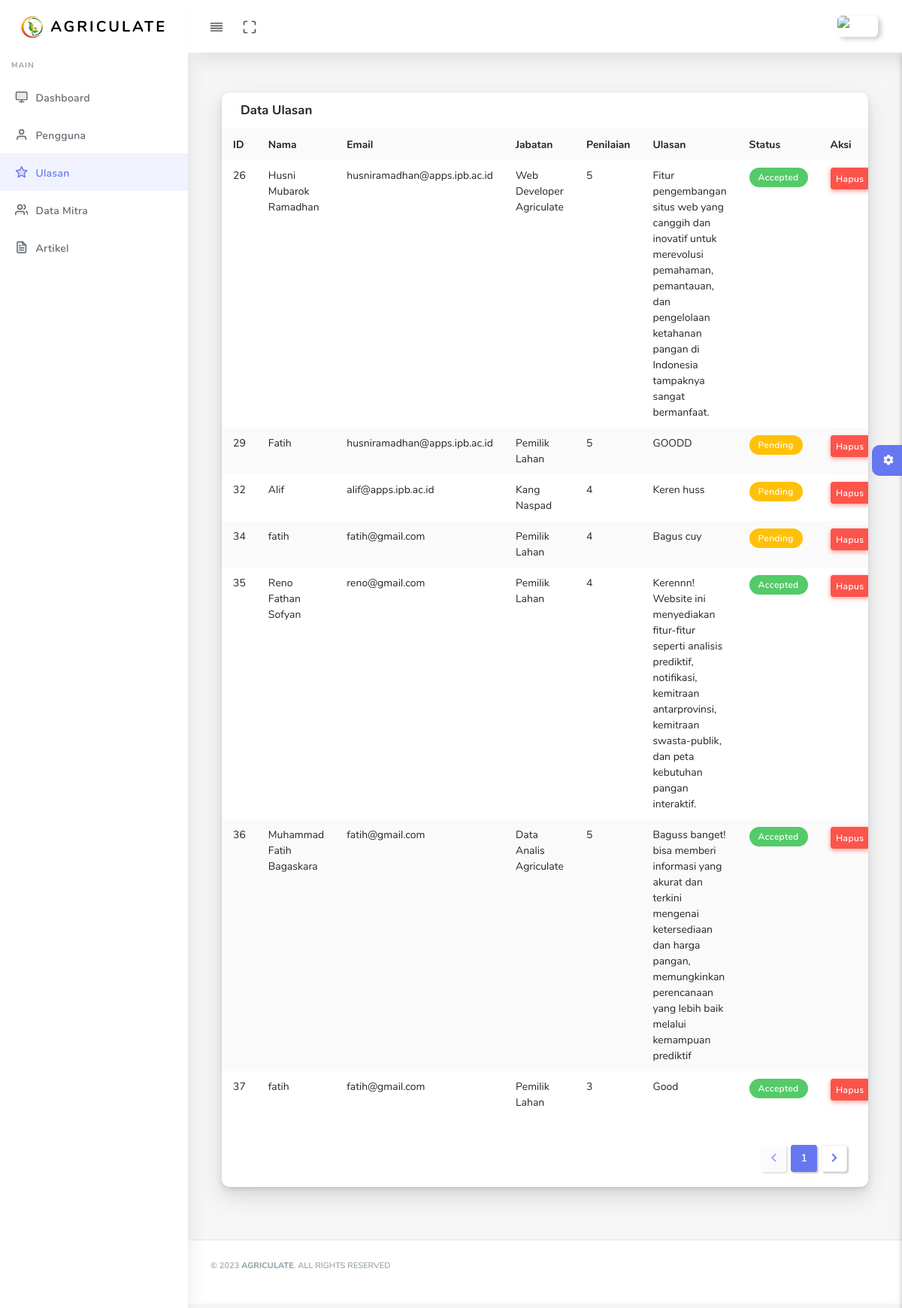
/admin/ulasan.php (signed in), run on the app's committed database.
### tables this page shows
CREATE TABLE `testimonials` (
  `id` int(11) NOT NULL,
  `nama` varchar(255) NOT NULL,
  `email` varchar(255) NOT NULL,
  `jabatan` varchar(50) DEFAULT NULL,
  `rating` int(11) NOT NULL,
  `testi` text NOT NULL,
  `status` varchar(255) DEFAULT 'Pending'
);

### admin/ulasan.php (the view, shortened to what this page needs)
<!DOCTYPE html>
<html lang="en">
<?php
require '../config.php';
$selectQuery = "SELECT * FROM testimonials";
$result = mysqli_query($conn, $selectQuery);
$testimonials = mysqli_fetch_all($result, MYSQLI_ASSOC);
?>
<head>
  <link rel="stylesheet" href="assets/css/app.min.css">
  <link rel="stylesheet" href="assets/css/style.css">
  <link rel="stylesheet" href="assets/css/components.css">
  <link rel="stylesheet" href="assets/css/custom.css">
</head>
<body>
  <div id="app">
    <div class="main-wrapper main-wrapper-1">
      <div class="navbar-bg"></div>
      <nav class="navbar navbar-expand-lg main-navbar sticky">
        <div class="form-inline mr-auto">
          <ul class="navbar-nav mr-3">
            <li><a href="#" data-toggle="sidebar" class="nav-link nav-link-lg
									collapse-btn"> <i data-feather="align-justify"></i></a></li>
            <li><a href="#" class="nav-link nav-link-lg fullscreen-btn">
                <i data-feather="maximize"></i>
              </a></li>
          </ul>
        </div>
        <ul class="navbar-nav navbar-right">
          <li class="dropdown"><a href="#" data-toggle="dropdown"
              class="nav-link dropdown-toggle nav-link-lg nav-link-user"> <img alt="image" src="assets/img/user.png"
                class="user-img-radious-style"> <span class="d-sm-none d-lg-inline-block"></span></a>
          </li>
        </ul>
      </nav>
      <div class="main-sidebar sidebar-style-2">
        <aside id="sidebar-wrapper">
          <div class="sidebar-brand">
            <a href="index.php"> <img alt="image" src="assets/img/logo.png" class="header-logo" /> <span
                class="logo-name">Agriculate</span>
            </a>
          </div>
          <ul class="sidebar-menu">
            <li class="menu-header">Main</li>
            <li class="dropdown">
              <a href="index.php" class="nav-link"><i data-feather="monitor"></i><span>Dashboard</span></a>
            </li>
            <li class="dropdown">
            <a class="nav-link" href="user.php"><i data-feather="user"></i><span>Pengguna</span></a>
            </li>
            <li class="dropdown active">
            <a class="nav-link" href="ulasan.php"><i data-feather="star"></i><span>Ulasan</span></a>
            </li>
            <li class="dropdown">
            <a class="nav-link" href="datamitra.php"><i data-feather="users"></i><span>Data Mitra</span></a>
            </li>
            <li class="dropdown">
            <a class="nav-link" href="artikel.php"><i data-feather="file-text"></i><span>Artikel</span></a>
            </li>
          </ul>
        </aside>
      </div>
      <div class="main-content">
        <section class="section">
          <div class="section-body">
            <div class="col-12">
              <div class="card">
                <div class="card-header">
                  <h4>Data Ulasan</h4>
                </div>
                <div class="card-body p-0">
                  <div class="table-responsive">
                    <table class="table table-striped table-md">
                      <tr>
                        <th>ID</th>
                        <th>Nama</th>
                        <th>Email</th>
                        <th>Jabatan</th>
                        <th>Penilaian</th>
                        <th>Ulasan</th>
                        <th>Status</th>
                        <th>Aksi</th>
                      </tr>
                      <?php foreach ($testimonials as $testimonial) : ?>
                      <tr>
                            <td><?php echo $testimonial['id']; ?></td>
                            <td><?php echo $testimonial['nama']; ?></td>
                            <td><?php echo $testimonial['email']; ?></td>
                            <td><?php echo $testimonial['jabatan']; ?></td>
                            <td><?php echo $testimonial['rating']; ?></td>
                            <td><?php echo $testimonial['testi']; ?></td>
                            <td>
                                <?php
                                $status = $testimonial['status'];
                                if ($status == 'Accepted') {
                                    $class = 'badge badge-success';
                                } else {
                                    $class = 'badge badge-warning';
                                }
                                ?>
                                <div class="<?php echo $class; ?>"><?php echo $status; ?></div>
                            </td>
                        <td>
                        <div class="buttons"><form action="" method="post" style="display: flex;">
                      <button class="btn btn-sm btn-danger" type="submit" name="delete" value="<?php echo $testimonial['id']; ?>">Hapus</button>
                        </div></form>
                      </td>
                      </tr>
                      <?php endforeach; ?>
                    </table>
                  </div>
                </div>
                <div class="card-footer text-right">
                  <nav class="d-inline-block">
                    <ul class="pagination mb-0">
                      <li class="page-item disabled">
                        <a class="page-link" href="#" tabindex="-1"><i class="fas fa-chevron-left"></i></a>
                      </li>
                      <li class="page-item active"><a class="page-link" href="#">1 </a></li>
                      <li class="page-item">
                        <a class="page-link" href="#"><i class="fas fa-chevron-right"></i></a>
                      </li>
                    </ul>
                  </nav>
                </div>
              </div>
            </div>
          </div>
        </section>
        <div class="settingSidebar">
          <a href="javascript:void(0)" class="settingPanelToggle"> <i class="fa fa-spin fa-cog"></i>
          </a>
        </div>
      </div>
      <footer class="main-footer">
        <div class="footer-left">
          <p>&copy; 2023 <strong><span>Agriculate</span></strong>. All Rights Reserved</p>
        </div>
      </footer>
    </div>
  </div>
</body>
</html>

### data on the page
testimonials: id "26", nama "Husni Mubarok Ramadhan", email "husniramadhan@apps.ipb.ac.id", jabatan "Web Developer Agriculate", rating "5", testi "Fitur pengembangan situs web yang canggih dan inovatif untuk merevolusi pemahaman, pemantauan, dan pengelolaan ketahanan pangan di Indonesia tampaknya sangat bermanfaat.", status "Accepted"
testimonials: id "29", nama "Fatih", email "husniramadhan@apps.ipb.ac.id", jabatan "Pemilik Lahan", rating "5", testi "GOODD", status "Pending"
testimonials: id "32", nama "Alif", email "alif@apps.ipb.ac.id", jabatan "Kang Naspad", rating "4", testi "Keren huss", status "Pending"
testimonials: id "34", nama "fatih", email "fatih@gmail.com", jabatan "Pemilik Lahan", rating "4", testi "Bagus cuy", status "Pending"
testimonials: id "35", nama "Reno Fathan Sofyan", email "reno@gmail.com", jabatan "Pemilik Lahan", rating "4", testi "Kerennn! Website ini menyediakan fitur-fitur seperti analisis prediktif, notifikasi, kemitraan antarprovinsi, kemitraan swasta-publik, dan peta kebutuhan pangan interaktif.", status "Accepted"
testimonials: id "36", nama "Muhammad Fatih Bagaskara", email "fatih@gmail.com", jabatan "Data Analis Agriculate", rating "5", testi "Baguss banget! bisa memberi informasi yang akurat dan terkini mengenai ketersediaan dan harga pangan, memungkinkan perencanaan yang lebih baik melalui kemampuan prediktif", status "Accepted"
testimonials: id "37", nama "fatih", email "fatih@gmail.com", jabatan "Pemilik Lahan", rating "3", testi "Good", status "Accepted"
